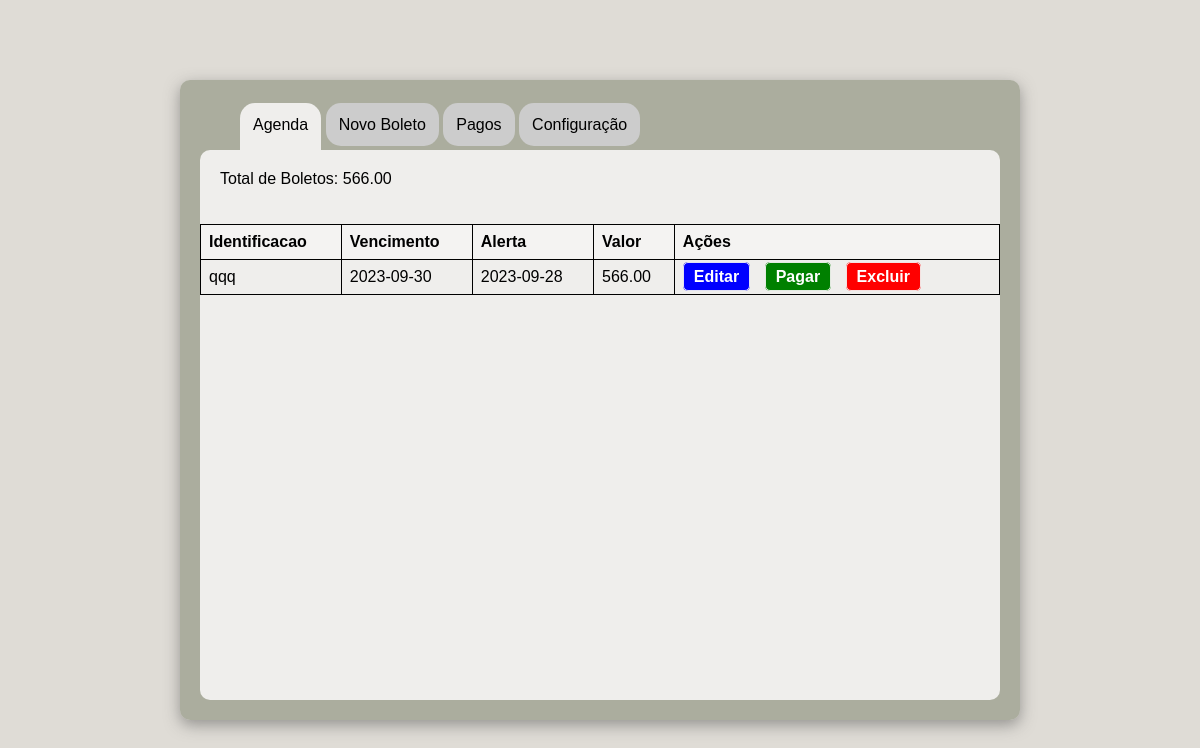
The page / on the database its author committed.
### data.py (models this page shows)
class Boletos(Base):
    __tablename__ = 'boletos'
    id = Column(Integer, primary_key=True, autoincrement=True)
    nome = Column(String(255), nullable=False)
    valor = Column(DECIMAL(10, 2), nullable=False)
    vencimento = Column(Date, nullable=False)
    alerta_email = Column(Date, nullable=False)
    notificacao_3 = Column(Boolean, default=False)
    notificacao_venc = Column(Boolean, default=False)
    sit_pagamento = Column(Boolean, default=False)

### app.py (the view)
@app.route('/')
def index():
    conn = get_db_connection()
    email = conn.query(Config).first()
    if email == None:
        print('No email address')
        return render_template('add_email.html')
    conn = get_db_connection()
    boletos = conn.query(Boletos).all()
    conn.close()
    boletos_view = []
    soma = []
    for b in boletos:
        if b.sit_pagamento == False:
            boletos_view.append(b)
            soma.append(b.valor)
    return render_template('index.html', boletos=boletos_view, valorTotal=sum(soma))

### data.py (called while the page is built)
def get_db_connection():
    Session = sessionmaker(bind=engine)
    session = Session()
    return session

### templates/index.html (shortened to what this page needs)
{% extends "base/_head.html" %}
{% block content %}
        <div class="container">
            {% if boletos %}
            <p class="titulo">Total de Boletos: {{ valorTotal }}</p>
            <table>
                <thead>
                    <tr>
                        <th>Identificacao</th>
                        <th>Vencimento</th>
                        <th>Alerta</th>
                        <th>Valor</th>
                        <th>Ações</th>
                    </tr>
                </thead>
                <tbody>
                    {% for boleto in boletos %}
                    <tr>
                        <td>{{ boleto.nome }}</td>
                        <td>{{ boleto.vencimento }}</td>
                        <td>{{ boleto.alerta_email }}</td>
                        <td>{{ boleto.valor}}</td>
                        <td>
                            <a class="tabela__link b" href="/editar/{{ boleto.id}}">Editar</a>
                            <a class="tabela__link g" href="/pagar/{{ boleto.id }}">Pagar</a>
                            <a class="tabela__link r" href="/excluir/{{ boleto.id }}">Excluir</a>
                        </td>
                    </tr>
                    {% endfor %}
                </tbody>
            </table>
            {% endif %}
        </div>
    </div>
</body>
</html>
{% endblock %}

### static/css/style.css (style rules this page uses)
body { font-family: Arial, sans-serif; background-color: #dddad3ec; display: flex; justify-content: center; align-items: center; height: 100vh; margin: 0px; }
.container { background-color: #f5f4f2ec; border-radius: 10px; height: 550px; }
table { width: 100%; border-collapse: collapse; }
th, td { border: 1px solid #000000; padding: 8px; text-align: left; }
thead { background-color: #f5f4f2ec; }
th { background-color: #f5f4f2ec; color: rgb(0, 0, 0); }
a.tabela__link { text-decoration: none; margin-right: 10px; padding: 5px 10px; border: 1px solid #f5f4f2ec; border-radius: 5px; font-weight: bold; }
.tabela__link.b { background-color: blue; color: white; }
.tabela__link.g { background-color: green; color: white; }
.tabela__link.r { background-color: red; color: rgb(255, 255, 255); }
.titulo { padding: 20px; }

### rows shown on the page
Boletos: nome "qqq", vencimento "2023-09-30", alerta_email "2023-09-28", valor "566.00"

### other values the page prints
{{ valorTotal }} "566.00"
